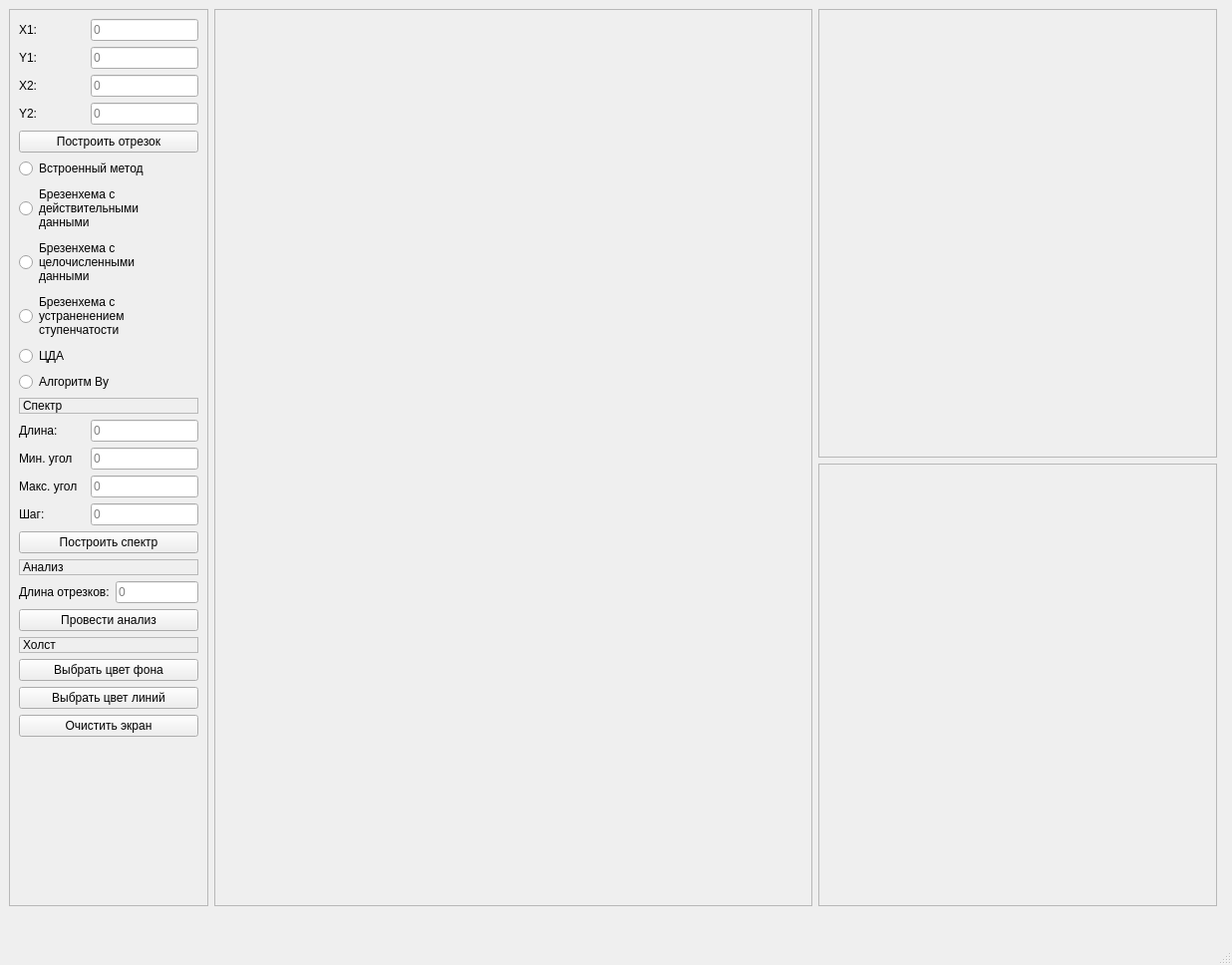
<?xml version="1.0" encoding="UTF-8"?>
<ui version="4.0">
 <class>MainWindow</class>
 <widget class="QMainWindow" name="MainWindow">
  <property name="geometry">
   <rect>
    <x>0</x>
    <y>0</y>
    <width>1236</width>
    <height>968</height>
   </rect>
  </property>
  <property name="sizePolicy">
   <sizepolicy hsizetype="Fixed" vsizetype="Fixed">
    <horstretch>0</horstretch>
    <verstretch>0</verstretch>
   </sizepolicy>
  </property>
  <property name="maximumSize">
   <size>
    <width>9999999</width>
    <height>9999999</height>
   </size>
  </property>
  <property name="windowTitle">
   <string>MainWindow</string>
  </property>
  <widget class="QWidget" name="centralwidget">
   <layout class="QGridLayout" name="gridLayout">
    <item row="1" column="1" rowspan="3">
     <widget class="QFrame" name="painter_frame">
      <property name="enabled">
       <bool>true</bool>
      </property>
      <property name="sizePolicy">
       <sizepolicy hsizetype="Fixed" vsizetype="Fixed">
        <horstretch>0</horstretch>
        <verstretch>0</verstretch>
       </sizepolicy>
      </property>
      <property name="minimumSize">
       <size>
        <width>600</width>
        <height>900</height>
       </size>
      </property>
      <property name="maximumSize">
       <size>
        <width>600</width>
        <height>900</height>
       </size>
      </property>
      <property name="frameShape">
       <enum>QFrame::StyledPanel</enum>
      </property>
      <property name="frameShadow">
       <enum>QFrame::Raised</enum>
      </property>
      <layout class="QVBoxLayout" name="verticalLayout_4">
       <item>
        <widget class="PainterWidget" name="painter_widget" native="true"/>
       </item>
      </layout>
     </widget>
    </item>
    <item row="1" column="2">
     <widget class="QFrame" name="time_frame">
      <property name="sizePolicy">
       <sizepolicy hsizetype="Expanding" vsizetype="Preferred">
        <horstretch>0</horstretch>
        <verstretch>0</verstretch>
       </sizepolicy>
      </property>
      <property name="minimumSize">
       <size>
        <width>400</width>
        <height>450</height>
       </size>
      </property>
      <property name="maximumSize">
       <size>
        <width>16777215</width>
        <height>450</height>
       </size>
      </property>
      <property name="frameShape">
       <enum>QFrame::StyledPanel</enum>
      </property>
      <property name="frameShadow">
       <enum>QFrame::Raised</enum>
      </property>
      <layout class="QVBoxLayout" name="verticalLayout_5">
       <property name="spacing">
        <number>1</number>
       </property>
       <property name="leftMargin">
        <number>1</number>
       </property>
       <property name="topMargin">
        <number>1</number>
       </property>
       <property name="rightMargin">
        <number>1</number>
       </property>
       <property name="bottomMargin">
        <number>1</number>
       </property>
       <item>
        <widget class="PlotterWidget" name="time_plotter_widget" native="true">
         <property name="sizePolicy">
          <sizepolicy hsizetype="Preferred" vsizetype="Preferred">
           <horstretch>0</horstretch>
           <verstretch>0</verstretch>
          </sizepolicy>
         </property>
        </widget>
       </item>
      </layout>
     </widget>
    </item>
    <item row="2" column="2" rowspan="2">
     <widget class="QFrame" name="ledder_frame">
      <property name="sizePolicy">
       <sizepolicy hsizetype="Expanding" vsizetype="Preferred">
        <horstretch>0</horstretch>
        <verstretch>0</verstretch>
       </sizepolicy>
      </property>
      <property name="minimumSize">
       <size>
        <width>0</width>
        <height>0</height>
       </size>
      </property>
      <property name="maximumSize">
       <size>
        <width>16777215</width>
        <height>16777215</height>
       </size>
      </property>
      <property name="frameShape">
       <enum>QFrame::StyledPanel</enum>
      </property>
      <property name="frameShadow">
       <enum>QFrame::Plain</enum>
      </property>
      <layout class="QVBoxLayout" name="verticalLayout_3">
       <property name="spacing">
        <number>1</number>
       </property>
       <property name="sizeConstraint">
        <enum>QLayout::SetDefaultConstraint</enum>
       </property>
       <property name="leftMargin">
        <number>0</number>
       </property>
       <property name="topMargin">
        <number>0</number>
       </property>
       <property name="rightMargin">
        <number>0</number>
       </property>
       <property name="bottomMargin">
        <number>0</number>
       </property>
       <item>
        <widget class="PlotterWidget" name="ledder_plotter_widget" native="true"/>
       </item>
      </layout>
     </widget>
    </item>
    <item row="4" column="0" colspan="4">
     <spacer name="verticalSpacer_2">
      <property name="orientation">
       <enum>Qt::Vertical</enum>
      </property>
      <property name="sizeHint" stdset="0">
       <size>
        <width>0</width>
        <height>0</height>
       </size>
      </property>
     </spacer>
    </item>
    <item row="1" column="0" rowspan="3">
     <widget class="QFrame" name="paramaters_frame">
      <property name="minimumSize">
       <size>
        <width>200</width>
        <height>0</height>
       </size>
      </property>
      <property name="maximumSize">
       <size>
        <width>200</width>
        <height>16777215</height>
       </size>
      </property>
      <property name="frameShape">
       <enum>QFrame::StyledPanel</enum>
      </property>
      <property name="frameShadow">
       <enum>QFrame::Raised</enum>
      </property>
      <layout class="QVBoxLayout" name="verticalLayout">
       <item>
        <layout class="QHBoxLayout" name="horizontalLayout">
         <item>
          <widget class="QLabel" name="x1_label">
           <property name="maximumSize">
            <size>
             <width>16777215</width>
             <height>16777215</height>
            </size>
           </property>
           <property name="text">
            <string>X1:</string>
           </property>
          </widget>
         </item>
         <item>
          <widget class="QLineEdit" name="x1_lineEdit">
           <property name="sizePolicy">
            <sizepolicy hsizetype="Preferred" vsizetype="Preferred">
             <horstretch>0</horstretch>
             <verstretch>0</verstretch>
            </sizepolicy>
           </property>
           <property name="placeholderText">
            <string>0</string>
           </property>
          </widget>
         </item>
        </layout>
       </item>
       <item>
        <layout class="QHBoxLayout" name="horizontalLayout_2">
         <item>
          <widget class="QLabel" name="y1_label">
           <property name="maximumSize">
            <size>
             <width>16777215</width>
             <height>16777215</height>
            </size>
           </property>
           <property name="text">
            <string>Y1:</string>
           </property>
          </widget>
         </item>
         <item>
          <widget class="QLineEdit" name="y1_lineEdit">
           <property name="sizePolicy">
            <sizepolicy hsizetype="Preferred" vsizetype="Preferred">
             <horstretch>0</horstretch>
             <verstretch>0</verstretch>
            </sizepolicy>
           </property>
           <property name="placeholderText">
            <string>0</string>
           </property>
          </widget>
         </item>
        </layout>
       </item>
       <item>
        <layout class="QHBoxLayout" name="horizontalLayout_3">
         <item>
          <widget class="QLabel" name="x2_label">
           <property name="maximumSize">
            <size>
             <width>16777215</width>
             <height>16777215</height>
            </size>
           </property>
           <property name="text">
            <string>X2:</string>
           </property>
          </widget>
         </item>
         <item>
          <widget class="QLineEdit" name="x2_lineEdit">
           <property name="sizePolicy">
            <sizepolicy hsizetype="Preferred" vsizetype="Preferred">
             <horstretch>0</horstretch>
             <verstretch>0</verstretch>
            </sizepolicy>
           </property>
           <property name="placeholderText">
            <string>0</string>
           </property>
          </widget>
         </item>
        </layout>
       </item>
       <item>
        <layout class="QHBoxLayout" name="horizontalLayout_4">
         <item>
          <widget class="QLabel" name="y2_label">
           <property name="sizePolicy">
            <sizepolicy hsizetype="Preferred" vsizetype="Preferred">
             <horstretch>0</horstretch>
             <verstretch>0</verstretch>
            </sizepolicy>
           </property>
           <property name="maximumSize">
            <size>
             <width>16777215</width>
             <height>16777215</height>
            </size>
           </property>
           <property name="text">
            <string>Y2:</string>
           </property>
          </widget>
         </item>
         <item>
          <widget class="QLineEdit" name="y2_lineEdit">
           <property name="sizePolicy">
            <sizepolicy hsizetype="Preferred" vsizetype="Preferred">
             <horstretch>0</horstretch>
             <verstretch>0</verstretch>
            </sizepolicy>
           </property>
           <property name="placeholderText">
            <string>0</string>
           </property>
          </widget>
         </item>
        </layout>
       </item>
       <item>
        <widget class="QPushButton" name="draw_pushButton">
         <property name="text">
          <string>Построить отрезок</string>
         </property>
        </widget>
       </item>
       <item>
        <widget class="QRadioButton" name="lib_radioButton">
         <property name="text">
          <string>Встроенный метод</string>
         </property>
        </widget>
       </item>
       <item>
        <widget class="QRadioButton" name="bres_float_radioButton">
         <property name="text">
          <string>Брезенхема с 
действительными
данными</string>
         </property>
        </widget>
       </item>
       <item>
        <widget class="QRadioButton" name="bres_int_radioButton">
         <property name="text">
          <string>Брезенхема с 
целочисленными 
данными</string>
         </property>
        </widget>
       </item>
       <item>
        <widget class="QRadioButton" name="bres_ledder_radioButton">
         <property name="text">
          <string>Брезенхема с 
устраненением 
ступенчатости</string>
         </property>
        </widget>
       </item>
       <item>
        <widget class="QRadioButton" name="cda_radioButton">
         <property name="text">
          <string>ЦДА</string>
         </property>
        </widget>
       </item>
       <item>
        <widget class="QRadioButton" name="vu_radioButton">
         <property name="text">
          <string>Алгоритм Ву</string>
         </property>
        </widget>
       </item>
       <item>
        <widget class="QLabel" name="label">
         <property name="frameShape">
          <enum>QFrame::StyledPanel</enum>
         </property>
         <property name="text">
          <string>Спектр</string>
         </property>
        </widget>
       </item>
       <item>
        <layout class="QHBoxLayout" name="horizontalLayout_9">
         <item>
          <widget class="QLabel" name="spectre_len_label">
           <property name="sizePolicy">
            <sizepolicy hsizetype="Preferred" vsizetype="Preferred">
             <horstretch>0</horstretch>
             <verstretch>0</verstretch>
            </sizepolicy>
           </property>
           <property name="maximumSize">
            <size>
             <width>16777215</width>
             <height>16777215</height>
            </size>
           </property>
           <property name="text">
            <string>Длина:</string>
           </property>
          </widget>
         </item>
         <item>
          <widget class="QLineEdit" name="spectre_len_lineEdit">
           <property name="sizePolicy">
            <sizepolicy hsizetype="Preferred" vsizetype="Preferred">
             <horstretch>0</horstretch>
             <verstretch>0</verstretch>
            </sizepolicy>
           </property>
           <property name="placeholderText">
            <string>0</string>
           </property>
          </widget>
         </item>
        </layout>
       </item>
       <item>
        <layout class="QHBoxLayout" name="horizontalLayout_6">
         <item>
          <widget class="QLabel" name="min_angle_label">
           <property name="sizePolicy">
            <sizepolicy hsizetype="Preferred" vsizetype="Preferred">
             <horstretch>0</horstretch>
             <verstretch>0</verstretch>
            </sizepolicy>
           </property>
           <property name="maximumSize">
            <size>
             <width>16777215</width>
             <height>16777215</height>
            </size>
           </property>
           <property name="text">
            <string>Мин. угол</string>
           </property>
          </widget>
         </item>
         <item>
          <widget class="QLineEdit" name="min_angle_lineEdit">
           <property name="sizePolicy">
            <sizepolicy hsizetype="Preferred" vsizetype="Preferred">
             <horstretch>0</horstretch>
             <verstretch>0</verstretch>
            </sizepolicy>
           </property>
           <property name="placeholderText">
            <string>0</string>
           </property>
          </widget>
         </item>
        </layout>
       </item>
       <item>
        <layout class="QHBoxLayout" name="horizontalLayout_7">
         <item>
          <widget class="QLabel" name="max_angle_label">
           <property name="sizePolicy">
            <sizepolicy hsizetype="Preferred" vsizetype="Preferred">
             <horstretch>0</horstretch>
             <verstretch>0</verstretch>
            </sizepolicy>
           </property>
           <property name="maximumSize">
            <size>
             <width>16777215</width>
             <height>16777215</height>
            </size>
           </property>
           <property name="text">
            <string>Макс. угол</string>
           </property>
          </widget>
         </item>
         <item>
          <widget class="QLineEdit" name="max_angle_lineEdit">
           <property name="sizePolicy">
            <sizepolicy hsizetype="Preferred" vsizetype="Preferred">
             <horstretch>0</horstretch>
             <verstretch>0</verstretch>
            </sizepolicy>
           </property>
           <property name="placeholderText">
            <string>0</string>
           </property>
          </widget>
         </item>
        </layout>
       </item>
       <item>
        <layout class="QHBoxLayout" name="horizontalLayout_8">
         <item>
          <widget class="QLabel" name="step_label">
           <property name="sizePolicy">
            <sizepolicy hsizetype="Preferred" vsizetype="Preferred">
             <horstretch>0</horstretch>
             <verstretch>0</verstretch>
            </sizepolicy>
           </property>
           <property name="maximumSize">
            <size>
             <width>16777215</width>
             <height>16777215</height>
            </size>
           </property>
           <property name="text">
            <string>Шаг:</string>
           </property>
          </widget>
         </item>
         <item>
          <widget class="QLineEdit" name="step_lineEdit">
           <property name="sizePolicy">
            <sizepolicy hsizetype="Preferred" vsizetype="Preferred">
             <horstretch>0</horstretch>
             <verstretch>0</verstretch>
            </sizepolicy>
           </property>
           <property name="placeholderText">
            <string>0</string>
           </property>
          </widget>
         </item>
        </layout>
       </item>
       <item>
        <widget class="QPushButton" name="scpectre_pushButton">
         <property name="text">
          <string>Построить спектр</string>
         </property>
        </widget>
       </item>
       <item>
        <widget class="QLabel" name="label_2">
         <property name="frameShape">
          <enum>QFrame::StyledPanel</enum>
         </property>
         <property name="text">
          <string>Анализ</string>
         </property>
        </widget>
       </item>
       <item>
        <layout class="QHBoxLayout" name="horizontalLayout_5">
         <item>
          <widget class="QLabel" name="len_label">
           <property name="sizePolicy">
            <sizepolicy hsizetype="Preferred" vsizetype="Preferred">
             <horstretch>0</horstretch>
             <verstretch>0</verstretch>
            </sizepolicy>
           </property>
           <property name="maximumSize">
            <size>
             <width>16777215</width>
             <height>16777215</height>
            </size>
           </property>
           <property name="text">
            <string>Длина отрезков:</string>
           </property>
          </widget>
         </item>
         <item>
          <widget class="QLineEdit" name="len_lineEdit">
           <property name="sizePolicy">
            <sizepolicy hsizetype="Preferred" vsizetype="Preferred">
             <horstretch>0</horstretch>
             <verstretch>0</verstretch>
            </sizepolicy>
           </property>
           <property name="placeholderText">
            <string>0</string>
           </property>
          </widget>
         </item>
        </layout>
       </item>
       <item>
        <widget class="QPushButton" name="analyze_pushButton">
         <property name="text">
          <string>Провести анализ</string>
         </property>
        </widget>
       </item>
       <item>
        <widget class="QLabel" name="label_3">
         <property name="frameShape">
          <enum>QFrame::StyledPanel</enum>
         </property>
         <property name="frameShadow">
          <enum>QFrame::Plain</enum>
         </property>
         <property name="text">
          <string>Холст</string>
         </property>
        </widget>
       </item>
       <item>
        <widget class="QPushButton" name="background_color_pushButton">
         <property name="text">
          <string>Выбрать цвет фона</string>
         </property>
        </widget>
       </item>
       <item>
        <widget class="QPushButton" name="line_color_pushButton">
         <property name="text">
          <string>Выбрать цвет линий</string>
         </property>
        </widget>
       </item>
       <item>
        <widget class="QPushButton" name="clear_pushButton">
         <property name="text">
          <string>Очистить экран</string>
         </property>
        </widget>
       </item>
       <item>
        <spacer name="verticalSpacer">
         <property name="orientation">
          <enum>Qt::Vertical</enum>
         </property>
         <property name="sizeHint" stdset="0">
          <size>
           <width>20</width>
           <height>40</height>
          </size>
         </property>
        </spacer>
       </item>
      </layout>
     </widget>
    </item>
   </layout>
  </widget>
  <widget class="QMenuBar" name="menubar">
   <property name="geometry">
    <rect>
     <x>0</x>
     <y>0</y>
     <width>1236</width>
     <height>22</height>
    </rect>
   </property>
  </widget>
  <widget class="QStatusBar" name="statusbar"/>
 </widget>
 <customwidgets>
  <customwidget>
   <class>PainterWidget</class>
   <extends>QWidget</extends>
   <header>painterwidget.h</header>
   <container>1</container>
  </customwidget>
  <customwidget>
   <class>PlotterWidget</class>
   <extends>QWidget</extends>
   <header>plotterwidget.h</header>
   <container>1</container>
  </customwidget>
 </customwidgets>
 <resources/>
 <connections/>
</ui>
